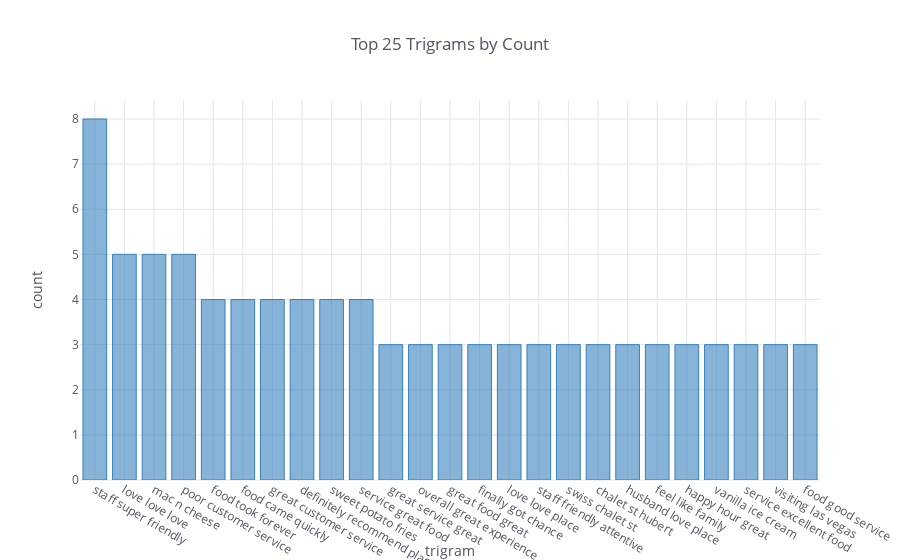

This figure's notebook cell:
### Code cell
trigram_df = make_count_df(all_trigrams)
trigram_plot = trigram_df.iplot(kind='bar', 
                                asFigure=True, 
                                xTitle='trigram', 
                                yTitle='count', 
                                title='Top 25 Trigrams by Count',
                                color='blue')
cf.iplot(trigram_plot, legend=False)

### Figure 1 — Plotly figure (JSON) as saved in the notebook; plotly's stock layout.template omitted (floating-point values rounded to 4 significant figures)
{"data": [{"marker": {"color": "rgba(55, 128, 191, 0.6)", "line": {"color": "rgba(55, 128, 191, 1.0)", "width": 1}}, "name": "Count", "orientation": "v", "text": "", "type": "bar", "uid": "a5b9d7", "x": ["staff super friendly", "love love love", "mac n cheese", "poor customer service", "food took forever", "food came quickly", "great customer service", "definitely recommend place", "sweet potato fries", "service great food", "great service great", "overall great experience", "great food great", "finally got chance", "love love place", "staff friendly attentive", "swiss chalet st", "chalet st hubert", "husband love place", "feel like family", "happy hour great", "vanilla ice cream", "service excellent food", "visiting las vegas", "food good service"], "y": [8, 5, 5, 5, 4, 4, 4, 4, 4, 4, 3, 3, 3, 3, 3, 3, 3, 3, 3, 3, 3, 3, 3, 3, 3]}], "layout": {"autosize": true, "legend": {"bgcolor": "#FFFFFF", "font": {"color": "#4D5663"}}, "paper_bgcolor": "#FFFFFF", "plot_bgcolor": "#FFFFFF", "showlegend": false, "title": "Top 25 Trigrams by Count", "titlefont": {"color": "#4D5663"}, "xaxis": {"autorange": true, "gridcolor": "#E1E5ED", "range": [-0.5, 24.5], "showgrid": true, "tickfont": {"color": "#4D5663"}, "title": "trigram", "titlefont": {"color": "#4D5663"}, "type": "category", "zerolinecolor": "#E1E5ED"}, "yaxis": {"autorange": true, "gridcolor": "#E1E5ED", "range": [0, 8.421], "showgrid": true, "tickfont": {"color": "#4D5663"}, "title": "count", "titlefont": {"color": "#4D5663"}, "type": "linear", "zerolinecolor": "#E1E5ED"}}}
